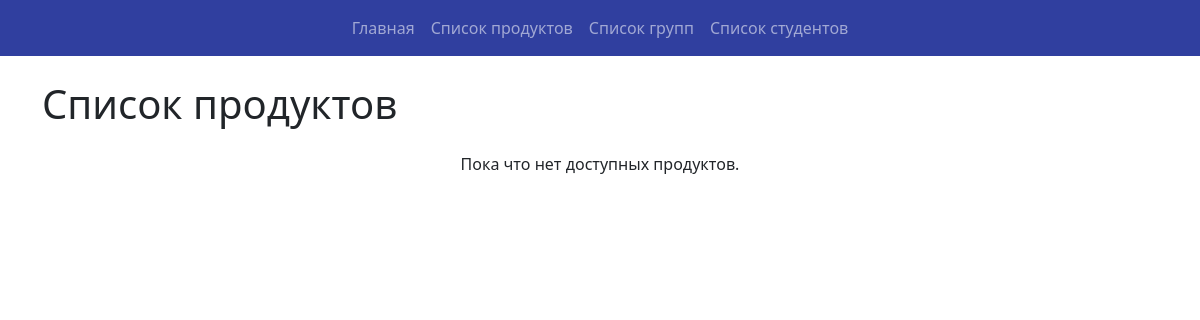
Before: /products/ with the older database file.
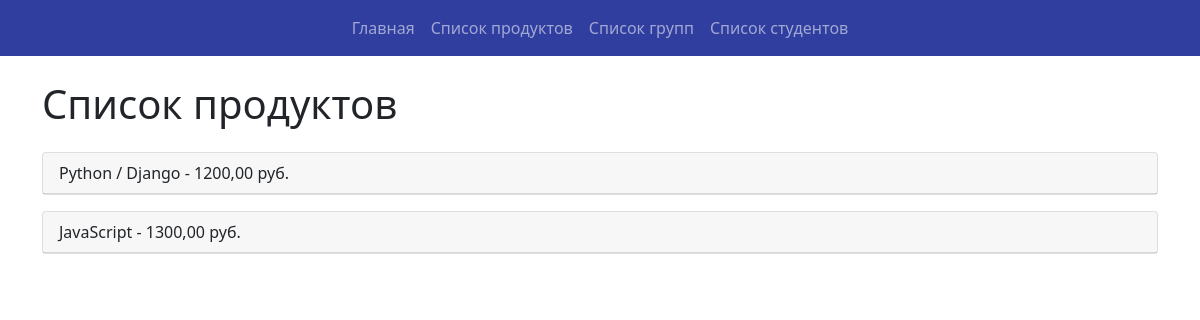
After: the same page with the newer database file.
### learn/models.py (models this page shows, shortened)
class Product(models.Model):
    creator = models.ForeignKey(User, on_delete=models.CASCADE, related_name='products')
    name = models.CharField(max_length=255)
    start_date = models.DateTimeField()
    cost = models.DecimalField(max_digits=10, decimal_places=2)

### learn/views.py (the view)
# urls.py: path('products/', product_list, name='product_list'),
def product_list(request):
    products = Product.objects.all()
    return render(request, 'learn/product_list.html', {'products': products})

### learn/templates/learn/product_list.html (shortened to what this page needs)
{% extends 'learn/base.html' %}
{% block content %}
<div class="container mt-4">
    <h1 class="mb-4">Список продуктов</h1>
    {% for product in products %}
    <div class="card mb-3">
        <div class="card-header" onclick="toggleLessons({{ product.id }})" style="cursor: pointer;">
            {{ product.name }} - {{ product.cost }} руб.
        </div>
    </div>
    {% empty %}
    <p class="text-center">Пока что нет доступных продуктов.</p>
    {% endfor %}
</div>
{% endblock %}

Changed rows visible on the page:
added Product: name "Python / Django", cost "1200,00"
added Product: name "JavaScript", cost "1300,00"
Other visible differences:
text no longer shown: "Пока что нет доступных продуктов."
